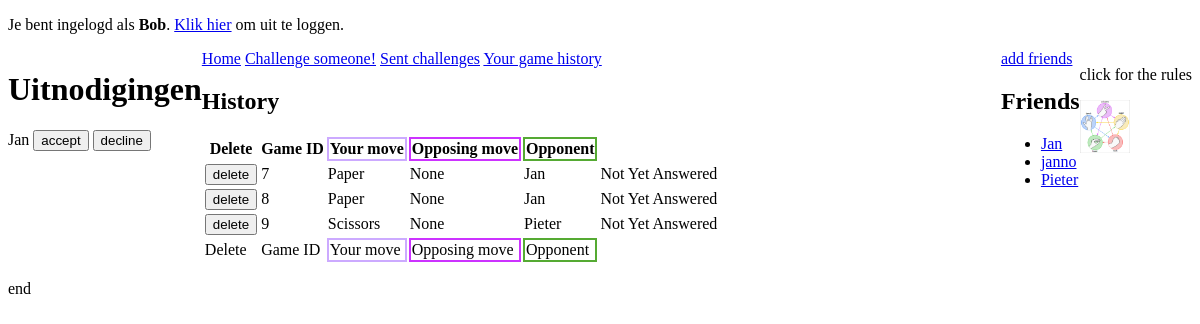
The app's page /main/main.php?Sent (signed in) with its own data.
### tables this page shows
CREATE TABLE IF NOT EXISTS `friends` (
`ID` int(11) unsigned NOT NULL,
  `create_date` datetime NOT NULL,
  `user_ID` int(11) unsigned NOT NULL,
  `friend_ID` int(11) unsigned NOT NULL
);

CREATE TABLE IF NOT EXISTS `users` (
`ID` int(11) unsigned NOT NULL,
  `create_date` datetime NOT NULL,
  `username` varchar(50) NOT NULL,
  `password` varchar(255) NOT NULL
);

CREATE TABLE IF NOT EXISTS `challenges` (
`ID` int(11) unsigned NOT NULL,
  `create_date` datetime NOT NULL,
  `active` tinyint(1) unsigned NOT NULL,
  `expiration_date` datetime DEFAULT NULL,
  `challenger_user_ID` int(11) unsigned NOT NULL,
  `challenger_move` tinyint(1) unsigned NOT NULL,
  `challenged_user_ID` int(11) unsigned NOT NULL,
  `challenged_move` tinyint(1) unsigned DEFAULT NULL
);

### main/main.php (the view, shortened to what this page needs)
<?php
require_once "../include/dbconnect.php";
if(isset($_SESSION['user']))
{
    require_once "../main/header.php";
    require_once "../main/home.php";
    require_once "../friends/friends.php";
    require_once "../main/invlist.php";
try {
    $db->setAttribute(PDO::ATTR_ERRMODE, PDO::ERRMODE_EXCEPTION);
    $QueryInvite = "SELECT username,challenges.ID FROM challenges
                          LEFT JOIN users ON challenges.challenger_user_ID = users.ID
                          WHERE challenged_user_ID = :UserID AND active= '1'";
    $StInvite = $db->prepare($QueryInvite);
    $StInvite->bindParam(':UserID', $_SESSION['userID'], PDO::PARAM_INT);
    $StInvite->execute();
    while ($aRow = $StInvite->fetch(PDO::FETCH_ASSOC))
    {
        $ID = $aRow["ID"];
        $ChallengeName = $aRow["username"];
       echo "
<form action='../main/main.php?answer' method='post'>
    " . $ChallengeName ."
<input type='submit' name='invitations[$ID][accept]'  value='accept' >
<input type='submit' name='invitations[$ID][decline]' value='decline'>
</form>";
    }
    echo"</div>
<div class='content'>";
}
catch(PDOException $e)
{
    $sMsg = '<p>
            Regelnummer: '.$e->getLine().'<br />
            Bestand: '.$e->getFile().'<br />
            Foutmelding: '.$e->getMessage().'
        </p>';
    trigger_error($sMsg);
}
    if(isset($_GET['Create']))
    {
        include "../challenges/create.php";
    }
    elseif(isset($_GET['Sent']))
    {
        include "../challenges/sent.php";
    }
    elseif(isset($_GET['History']))
    {
        include "../challenges/history.php";
    }
    elseif(isset($_GET['declined']))
    {
        include "../challenges/Declined.php";
    }
    elseif(isset($_GET['Created']))
    {
        include "../challenges/created.php";
    }
    elseif(isset($_GET['answer']))
    {
        include "../challenges/accept.php";
    }
    elseif(isset($_GET['Result']) && isset($_GET['game']))
    {
        include "../challenges/result.php";
    }
    elseif(isset($_GET['addfriends']))
    {
        include "../friends/addfriends.php";
    }
    require_once "../main/footer.php";
}
else
{
    require_once "../logscript/login.php";
}

### friends/friends.script.php (shortened to what this page needs)
<?php
try {
    $db->setAttribute(PDO::ATTR_ERRMODE, PDO::ERRMODE_EXCEPTION);
    $QueryInvite = "SELECT * FROM friends
      LEFT JOIN users ON friends.friend_ID = users.ID
      WHERE friends.user_ID = :UserID";
    $StInvite = $db->prepare($QueryInvite);
    $StInvite->bindParam(':UserID', $_SESSION['userID'], PDO::PARAM_INT);
    $StInvite->execute();
    while ($aRow = $StInvite->fetch(PDO::FETCH_ASSOC)) {
        $friendName = $aRow["username"];
echo "<li><a href='../main/main.php?Create&friend=".$friendName."'>".$friendName."</a></li>";
    }
}
catch(PDOException $e)
{
    $sMsg = '<p>
            Regelnummer: '.$e->getLine().'<br />
            Bestand: '.$e->getFile().'<br />
            Foutmelding: '.$e->getMessage().'
        </p>';
    trigger_error($sMsg);
}

### challenges/sent.php (shortened to what this page needs)
<?php
if(isset($_GET['challenge'])) {
    echo '
    <h2>Challenge sent, here is a list of sent challenges</h2>';
}
else{
    echo '<h2>History</h2>';
}
    if(isset($_SESSION['user'])) {
        $username = $_SESSION['user'];
    }
try {
    $db->setAttribute(PDO::ATTR_ERRMODE, PDO::ERRMODE_EXCEPTION);
    $QueryownID = "SELECT ID FROM users WHERE username = :username";
    $stownID = $db->prepare($QueryownID);
    $stownID->bindParam(':username', $username, PDO::PARAM_STR);
    $stownID->execute();
    while($bRow = $stownID->fetch(PDO::FETCH_ASSOC))
    {
        $EigenID = $bRow["ID"];
    }
    ?>
        <table>
        <thead>
        <tr>
            <th class="del">Delete</th> <th class="id">Game ID</th> <th class="move1">Your move</th>   <th class="move2">Opposing move</th>   <th class="opp">Opponent</th>
        </tr>
        </thead>
            <tbody>
        <?php
        $QueryActivechallenges = "SELECT ID, challenger_move, challenged_move, challenged_user_ID, active FROM challenges WHERE challenger_user_ID = :id AND active != 0";
        $stActivechallenges = $db->prepare($QueryActivechallenges);
        $stActivechallenges->bindParam(':id', $EigenID, PDO::PARAM_STR);
        $stActivechallenges->execute();
        while ($aRow = $stActivechallenges->fetch(PDO::FETCH_ASSOC)) {
        $listID = $aRow["ID"];
        $listYourMove = $aRow["challenger_move"];
        $listOpposingMove = $aRow["challenged_move"];
        $listOpposingPlayer = $aRow["challenged_user_ID"];
        $listActive = $aRow["active"];
        ?>
        <tr>
            <td>
                <form method="post">
                <input type="submit" value="delete" name="delbutton[<?php echo $listID ?>][delete]">
                </form>
            </td>
            <td><?php
                echo $listID;
                ?>
            </td>
            <td><?php
                if ($listYourMove == 1) {
                    echo "Rock";
                } elseif ($listYourMove == 2) {
                    echo "Paper";
                } elseif ($listYourMove == 3) {
                    echo "Scissors";
                } elseif ($listYourMove == 4) {
                    echo "Lizard";
                } elseif ($listYourMove == 5) {
                    echo "Spock";
                }
                ?></td>
            <td><?php
                if ($listOpposingMove == 1) {
                    echo "Rock";
                } elseif ($listOpposingMove == 2) {
                    echo "Paper";
                } elseif ($listOpposingMove == 3) {
                    echo "Scissors";
                } elseif ($listOpposingMove == 4) {
                    echo "Lizard";
                } elseif ($listOpposingMove == 5) {
                    echo "Spock";
                } else {
                    echo "None";
                }
                ?></td>
            <?php
            $QueryoppName = "SELECT username FROM users WHERE ID = :oppid";
            $stoppName = $db->prepare($QueryoppName);
            $stoppName->bindParam(':oppid', $listOpposingPlayer, PDO::PARAM_STR);
            $stoppName->execute();
            while ($cRow = $stoppName->fetch(PDO::FETCH_ASSOC)) {
                $OppName = $cRow["username"];
            }
            ?>
            <td><?php
                echo $OppName;
                ?></td>
            <td><?php
                if ($listActive == 1) {
                    echo "Not Yet Answered";
                } elseif ($listActive == 2) {
                    echo "Accepted";
                } elseif ($listActive == 0) {
                    echo "Played";
                } elseif ($listActive == 3) {
                    echo "Declined";
                }
                }
                        ?></td>
            </tr>
    </tbody>
        <tfoot>
        <tr>
            <td class="del">Delete</td> <td class="id">Game ID</td> <td class="move1">Your move</td>  <td class="move2">Opposing move</td>  <td class="opp">Opponent</td>
        </tr>
        </tfoot>
            </table>
<?php
}
catch(PDOException $e)
{
    $sMsg = '<p>
                Regelnummer: '.$e->getLine().' <br />
                Bestand: '.$e->getFile().' <br />
                Foutmelding: '.$e->getMessage().' <br />
                </p>';
    trigger_error($sMsg);
}
?>

### include/style.css (style rules this page uses)
body { background-color:white; }
.move1 { border:2px solid #CAf; margin-right: 9%; }
.move2 { border:2px solid #C3f; margin-right: 7%; }
.opp { border:2px solid #5A3; margin-right: 5%; }
.content { margin-left: auto; margin-right: auto; max-width: 800px; }

### records on screen
friends: friend_ID.username "Jan"
friends: friend_ID.username "janno"
friends: friend_ID.username "Pieter"
challenges: challenger_user_ID.username "Jan"
challenges: ID "7", challenger_move "Paper", challenged_move "None", challenged_user_ID.username "Jan", active "Not Yet Answered"
challenges: ID "8", challenger_move "Paper", challenged_move "None", challenged_user_ID.username "Jan", active "Not Yet Answered"
challenges: ID "9", challenger_move "Scissors", challenged_move "None", challenged_user_ID.username "Pieter", active "Not Yet Answered"

### other values on screen
$_SESSION['user'] "Bob"
